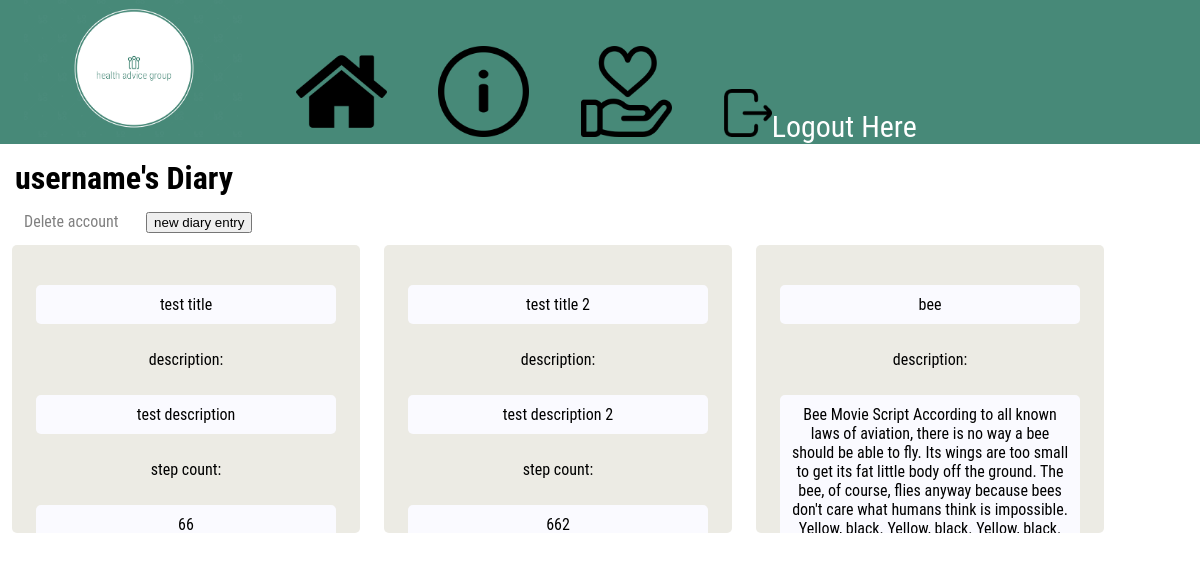
Page /diary (signed in) on the committed database.
### main.py (models this page shows, shortened)
class User(UserMixin, db.Model):
    id = db.Column(db.Integer, primary_key=True)
    email = db.Column(db.String(80), unique=True)
    username = db.Column(db.String(100), nullable=False)
    password_hash = db.Column(db.String(), nullable=False)
    diary = db.relationship('Diary', backref='user', lazy=True, passive_deletes=True)
    age = db.Column(db.Integer)
    weight = db.Column(db.Integer)
    height = db.Column(db.Integer)

class Diary(UserMixin, db.Model):
    entryID = db.Column(db.Integer, primary_key=True)
    title = db.Column(db.String(50))
    description = db.Column(db.String(100))
    step_count = db.Column(db.Integer)
    user_id = db.Column(db.Integer, db.ForeignKey('user.id'),
                        nullable=False)

### main.py (the view)
@app.route('/diary', methods=['POST', 'GET'])
@login_required
def diary():
    user_id = current_user.id
    entries = Diary.query.all()
    return render_template('diary.html', entries=entries)

### main.py (called while the page is built)
@login.user_loader
def load_user(id):
    return User.query.get(int(id))

### templates/diary.html (shortened to what this page needs)
{% extends 'base.html' %}
{% block content %}
<h1>{% block title %} {{ current_user.username }}'s Diary {% endblock %}</h1>
<a class="delete_val" href="{{ url_for('delete_account')}}">Delete account</a>
<button onclick="location.href='{{ url_for('new_entry')}}'" type="button">
    new diary entry
</button>
<div class="diary_container">
  {% for entry in entries %}
    {% if current_user.id == entry.user_id %}
    <div class="diary_blob">
      <div class="whitish_blob">
        <p>{{ entry.title }}</p>
      </div>
      <p>description:</p>
        <div class="whitish_blob">
          <p>{{ entry.description }}</p>
        </div>
      <p>step count:</p>
        <div class="whitish_blob">
          <p>{{ entry.step_count }}</p>
        </div>
    </div>
    {% endif %}
  {% endfor %}
</div>
{% endblock %}

### templates/base.html (shortened to what this page needs)
<!DOCTYPE html>
<html lang="en">
<head>
    <link rel= "stylesheet" type= "text/css" href= "{{ url_for('static',filename='styles/style.css') }}">
</head>
<body>
    <nav>
        <a class="nav_link" href="{{ url_for('index')}}"><img src="{{ url_for('static', filename='/images/logo.png') }}" alt="logo and home button" style="width:220px;height:137px;"></a>
        <a class="nav_link" href="{{ url_for('index')}}"><img src="{{ url_for('static', filename='/images/home.png') }}" alt="home button" style="width:91px;height:91px;"></a>
        <a class="nav_link" href="{{ url_for('about')}}"><img src="{{ url_for('static', filename='/images/info.png') }}" alt="about button" style="width:91px;height:91px;"></a>
        <a class="nav_link" href="{{ url_for('donate')}}"><img src="{{ url_for('static', filename='/images/donate.png') }}" alt="donate button" style="width:91px;height:91px;"></a>
        {% if current_user.is_authenticated %}
        <a class="nav_link" href="{{ url_for('logout')}}"><img src="{{ url_for('static', filename='/images/logout.png') }}" alt="logout button" style="width:48px;height:48px;">Logout Here</a>
        {% endif %}
    </nav>
    <div class="content">
        {% block content %} {% endblock %}
    </div>
</body>
</html>

### static/styles/style.css (style rules this page uses)
body { margin: 0px; font-family: 'Roboto Condensed', sans-serif; }
.nav_link { color: white; font-size: 30px; }
a { padding:2vw; }
a:link { text-decoration: none; }
nav { overflow: hidden; background-color: #478978; width: 100%; margin: 0px; z-index:1; }
p { padding:10px; }
.content { font-family: 'Roboto Condensed', sans-serif; }
.whitish_blob { background-color:#FAFAFF; border-radius: 5px; }
.diary_container { display: flex; flex-wrap: wrap }
.diary_blob { background-color:#ECEBE4; margin:1vw; border-radius: 5px; padding:2vw; width: 25vw; height:20vw; text-align:center; overflow:auto; }
.delete_val { color:grey; }
h1 { margin:15px; }

### rows in the picture
User: username "username"
Diary: title "test title", description "test description", step_count "66"
Diary: title "test title 2", description "test description 2", step_count "662"
Diary: title "bee", description "Bee Movie Script According to all known laws of aviation, there is no way a bee should be able to fly. Its wings are too small to get its fat little body off the ground. The bee, of course, flies anyway because bees don't care what humans think is impossible.…"
